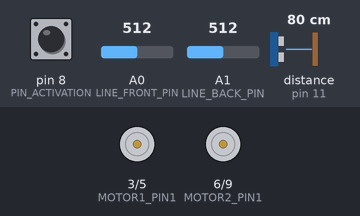
Bench run of a sketch on a simulated Arduino Uno, built with avr-gcc and run on an emulated ATmega328P. On the bench: motor-driver pin pairs drawn as motors (green arrow = first pin HIGH = forward, orange = second pin HIGH = backward, longer = more drive). Wiring (inferred from the names in the program): ultrasonic range finder: trigger pin 10; echo pin 11. The inputs (shaded band) are chosen by the test bench; at power-on: pin 8 (PIN_ACTIVATION) HIGH, A1 (LINE_BACK_PIN) = 512, A0 (LINE_FRONT_PIN) = 512, distance to the obstacle (sensor on pin 11) 80 cm. The echo pulse lasts 58.3 µs per cm; what the sketch prints to the serial monitor is not drawn.

Above: at 1.2 s.
1.3 s: pin 8 (PIN_ACTIVATION) pulled LOW for 3.2 s
At 4.41 s:
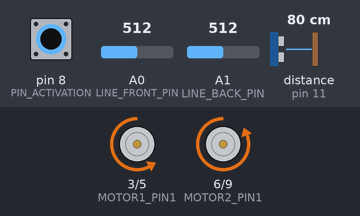
12.0 s: A1 (LINE_BACK_PIN) set to 106
15.0 s: A1 (LINE_BACK_PIN) set to 90
Timing chart, 0 to 18.0 s (numbered marks = the images above; inputs shaded):
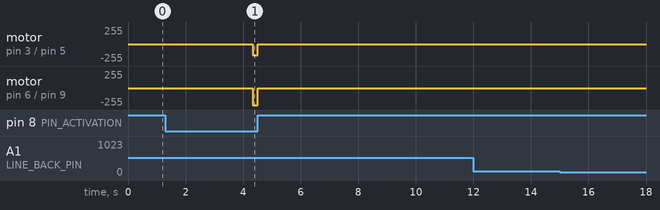

The sketch:

Robot.ino
```cpp
#include <MPU6050.h>
#include <Wire.h>

// SDA - Pin A4
// SCL - Pin A5

#define PIN_ACTIVATION 8

#define TRIGGER_PIN 10
#define ECHO_PIN 11

#define MOTOR1_PIN1 3
#define MOTOR1_PIN2 5
#define MOTOR2_PIN1 6
#define MOTOR2_PIN2 9

#define LINE_FRONT_PIN A0
#define LINE_BACK_PIN A1
#define LINE_LEFT_PIN A2
#define LINE_RIGHT_PIN A3

#define WHITE_LINE_VALUE1 400 // Valor por el cual por encima consideramos que es blanco
#define BLACK_LINE_VALUE1 100 // Valor por el cual por debajo consideramos que es negro

#define WHITE_LINE_VALUE2 300
#define BLACK_LINE_VALUE2 100

#define DISTANCE_THRESHOLD 70

//Convenio del Motor
const struct MotorStruct{
	int Derecha = 1;
	int Izquierda = 2;
}Motor;

const int mpuAddress = 0x68;
MPU6050 mpu(mpuAddress);

// ACELEROMETRO:
//(-x)  : Adelante
//(y) : Derecha
//(z) : Arriba

int ax, ay, az; // Aceleracion
int gx, gy, gz; // Giroscopio (Aceleracion de g)

long distance; // distancia en centimetros

bool lineFront = false; // TRUE si es blanco
bool lineBack = false;	// TRUE si es blanco
bool lineLeft = false;	// TRUE si es blanco
bool lineRight = false; // TRUE si es blanco

int speed = 100; // Velocidad del robot en %

const float speed_factor = 0.66;

void setup()
{
	Serial.begin(9600);
	Wire.begin();
	mpu.initialize();
	Serial.println(mpu.testConnection() ? F("IMU iniciado correctamente") : F("Error al iniciar IMU"));

	pinMode(PIN_ACTIVATION, INPUT_PULLUP);

	pinMode(TRIGGER_PIN, OUTPUT); // pin como salida
	pinMode(ECHO_PIN, INPUT);	  // pin como entrada

	pinMode(MOTOR1_PIN1, OUTPUT);
	pinMode(MOTOR1_PIN2, OUTPUT);
	pinMode(MOTOR2_PIN1, OUTPUT);
	pinMode(MOTOR2_PIN2, OUTPUT);

	pinMode(LINE_FRONT_PIN, INPUT);
	pinMode(LINE_BACK_PIN, INPUT);
	pinMode(LINE_LEFT_PIN, INPUT);
	pinMode(LINE_RIGHT_PIN, INPUT);

	digitalWrite(TRIGGER_PIN, LOW); // Inicializamos el pin con 0

	digitalWrite(MOTOR1_PIN1, LOW);
	digitalWrite(MOTOR1_PIN2, LOW);
	digitalWrite(MOTOR2_PIN1, LOW);
	digitalWrite(MOTOR2_PIN2, LOW);
}

void get_distance()
{
	long t; // timepo que demora en llegar el eco
	digitalWrite(TRIGGER_PIN, HIGH);
	delayMicroseconds(10);
	digitalWrite(TRIGGER_PIN, LOW);
	t = pulseIn(ECHO_PIN, HIGH);
	distance = (t / 2) / 29.1;
}

void get_sensor_data()
{
	// Leer las aceleraciones y velocidades angulares
	mpu.getAcceleration(&ax, &ay, &az);
	mpu.getRotation(&gx, &gy, &gz);
}

void get_lines()
{
	lineFront = analogRead(LINE_FRONT_PIN) >= BLACK_LINE_VALUE1;
	lineBack = analogRead(LINE_BACK_PIN) >= BLACK_LINE_VALUE2;
}

void MotorHorario(int _motor, int _speed)
{
	switch (_motor)
	{
	case 1:
		analogWrite(MOTOR1_PIN1, (int)(((_speed / 100.0) * 255.0) * speed_factor));
		analogWrite(MOTOR1_PIN2, LOW);
		break;

	case 2:
		analogWrite(MOTOR2_PIN1, (int)((_speed / 100.0) * 255.0));
		analogWrite(MOTOR2_PIN2, LOW);
		break;
	}
}

void MotorAntihorario(int _motor, int _speed)
{
	switch (_motor)
	{
	case 1:
		analogWrite(MOTOR1_PIN1, LOW);
		analogWrite(MOTOR1_PIN2, (int)(((_speed / 100.0) * 255.0) * speed_factor));
		break;

	case 2:
		analogWrite(MOTOR2_PIN1, LOW);
		analogWrite(MOTOR2_PIN2, (int)((_speed / 100.0) * 255.0));
		break;
	}
}

void MotorStop(int _motor)
{
	switch (_motor)
	{
	case 1:
		analogWrite(MOTOR1_PIN1, LOW);
		analogWrite(MOTOR1_PIN2, LOW);
		break;

	case 2:
		analogWrite(MOTOR2_PIN1, LOW);
		analogWrite(MOTOR2_PIN2, LOW);
		break;
	}
}

int readActivation()
{
	return !digitalRead(PIN_ACTIVATION);
}

// FUNCIONES DE CONTROL
/*
  get_distance()    //Obtiene la distancia en cm
  get_sensor_data()   //Obtiene los datos de las aceleraciones y velocidades angulares
  get_lines()     //Obtiene los datos de las lineas
  readActivation()  //Obtiene el estado de la activacion
  MotorHorario()    //Mueve el motor en sentido horario
  MotorAntihorario()  //Mueve el motor en sentido antihorario
  MotorStop()     //Detiene el motor
*/

bool firsttime = true;

void loop()
{
	// get_sensor_data();
	get_distance();
	get_lines();

	if (readActivation())
	{
		if(firsttime){
			delay(3000);
			firsttime = false;
		}
		else
		{
			// Comprobar que el enemigo esta delante y no nos salimos de la linea
			if (distance <= DISTANCE_THRESHOLD && lineFront && lineBack)
			{
				//Moverse hacia adelante
				MotorHorario(Motor.Derecha, speed);
				MotorHorario(Motor.Izquierda, speed);
			}
			if(distance <= DISTANCE_THRESHOLD && !lineFront && lineBack){
				//Parar
				MotorStop(Motor.Derecha);
				MotorStop(Motor.Izquierda);
				//Hemos Ganado
			}

			if(distance > DISTANCE_THRESHOLD && lineFront && lineBack)
			{
				//Moverse hacia atras
				MotorAntihorario(Motor.Derecha, speed);
				MotorAntihorario(Motor.Izquierda, speed);
			}
			if(distance > DISTANCE_THRESHOLD && lineFront && !lineBack){
				//Parar
				MotorStop(Motor.Derecha);
				MotorStop(Motor.Izquierda);
			}

			if (distance <= DISTANCE_THRESHOLD && !lineBack){
				//Moverse hacia adelante (Nos ganan)
				MotorHorario(Motor.Derecha, speed);
				MotorHorario(Motor.Izquierda, speed);
			}
		}
	}
	else
	{
		MotorStop(1);
		MotorStop(2);
		Serial.print("FRONT: ");
		Serial.print(analogRead(A0));
		Serial.print("  BACK: ");
		Serial.print(analogRead(A1));
		Serial.print("  CM: ");
		Serial.println(distance);
		firsttime = true;
	}
}
```

Measured:
- after the input at 1.3 s, motor on pin 3 (MOTOR1_PIN1) / pin 5 (MOTOR1_PIN2): stopped → backward 168/255 after 3.0 s, → stopped 0.18 s later; motor on pin 6 (MOTOR2_PIN1) / pin 9 (MOTOR2_PIN2): stopped → backward 255/255 after 3.0 s, → stopped 0.18 s later
- after the input at 12.0 s, every drawn part: stays the same
- after the input at 15.0 s, every drawn part: stays the same
